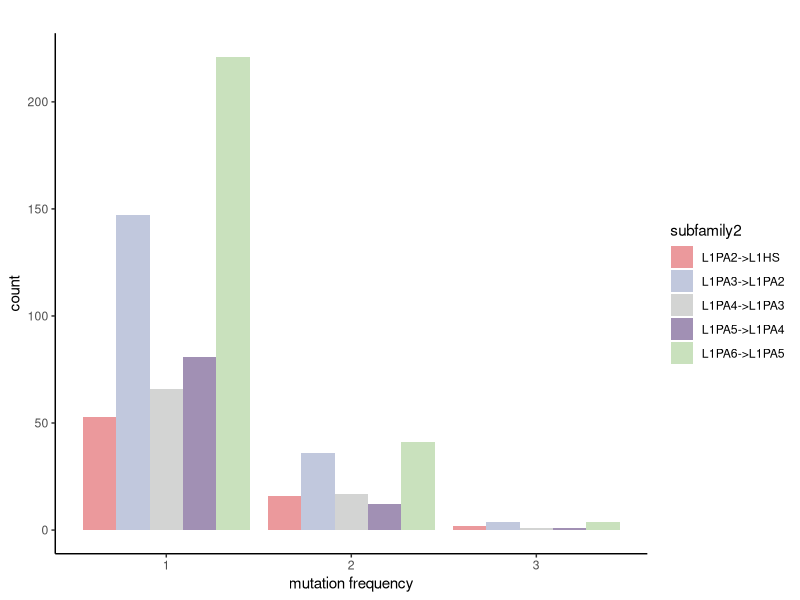
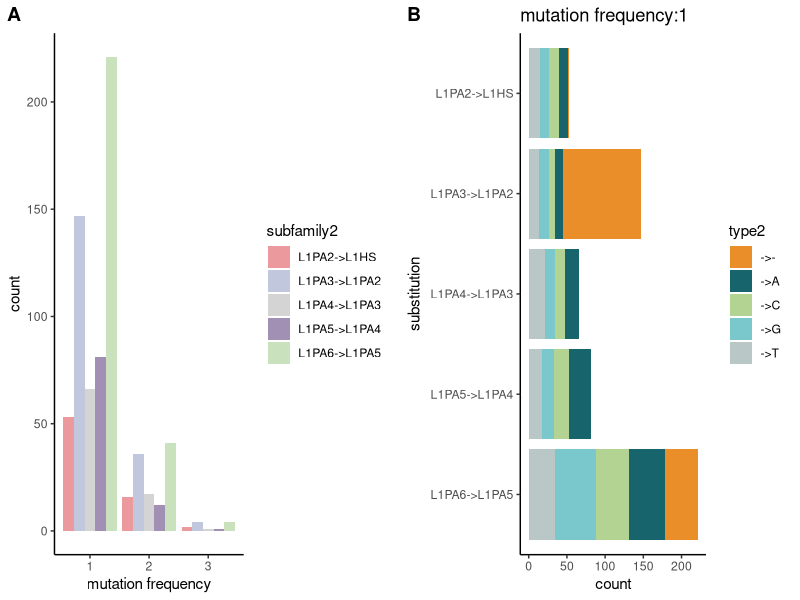
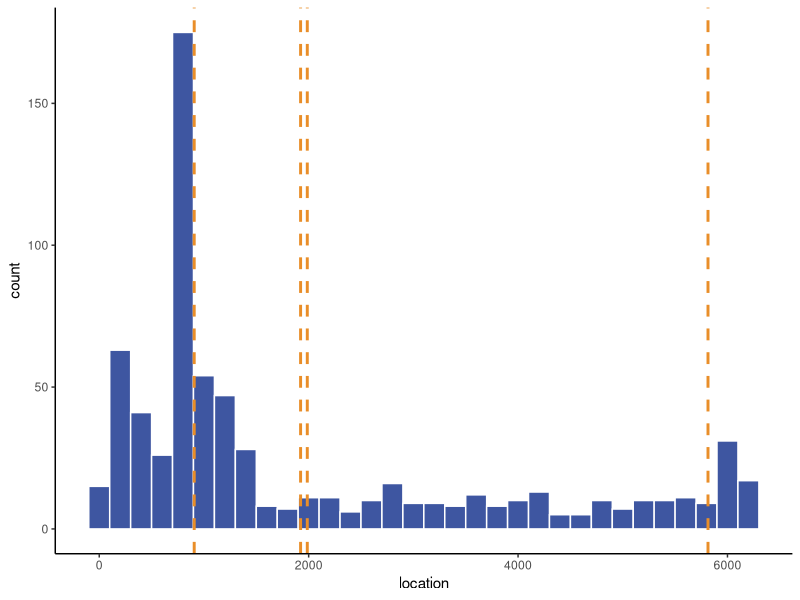
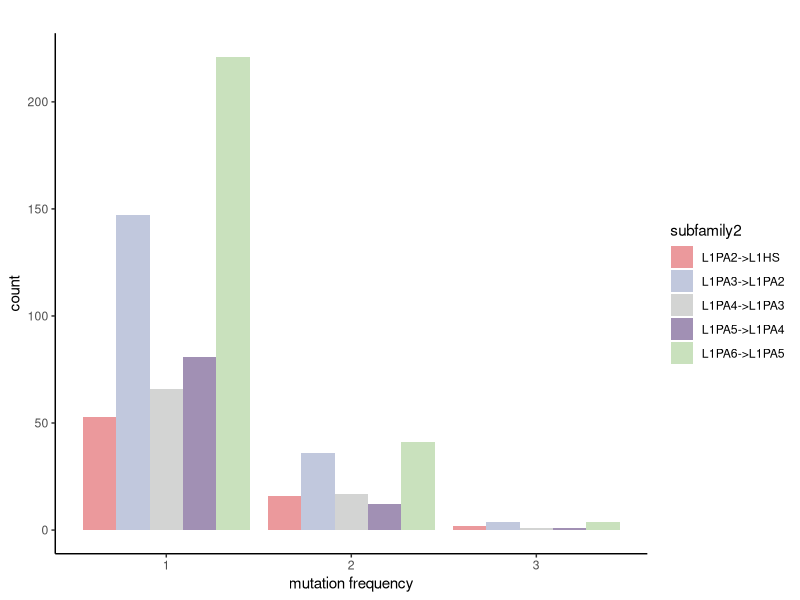
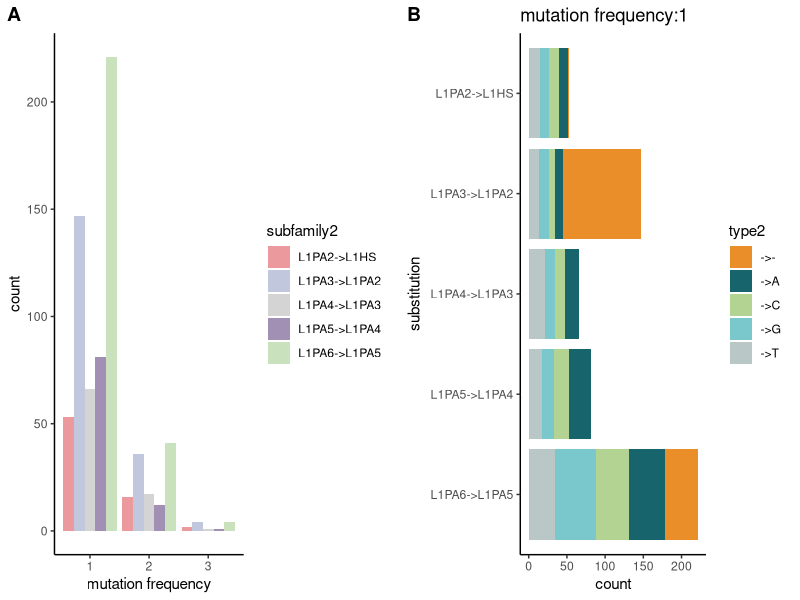

R code for these plots, in order: (Note: this script raises an error after producing the figures.)
setwd("F://11-04//new")
data<-read.csv("results.txt",header=F)
colnames(data)<-c("location","subfamily","type")
data[grep("^1->2",data$subfamily),"subfamily2"]<-"L1PA2->L1HS"
data[grep("^2->3",data$subfamily),"subfamily2"]<-"L1PA3->L1PA2"
data[grep("^3->4",data$subfamily),"subfamily2"]<-"L1PA4->L1PA3"
data[grep("^4->5",data$subfamily),"subfamily2"]<-"L1PA5->L1PA4"
data[grep("^5->6",data$subfamily),"subfamily2"]<-"L1PA6->L1PA5"
data$location<-as.numeric(data$location)
data[grep("^G->",data$type),"type2"]<-"->G"
data[grep("^A->",data$type),"type2"]<-"->A"
data[grep("^T->",data$type),"type2"]<-"->T"
data[grep("^C->",data$type),"type2"]<-"->C"
data[grep("^-->",data$type),"type2"]<-"->-"
library(ggplot2)
library(tidyr)
library(dplyr)
#首先统计位点location的分布
p1<-ggplot(data, aes(x=location)) +
  geom_histogram(binwidth=200,color="white", fill="#3E56A1",linewidth=0.5)+ #设置框线类型，颜色和fill的颜色
  geom_vline(aes(xintercept=907), color="#E98E29", linetype="dashed", linewidth=1)+ 
  geom_vline(aes(xintercept=1923), color="#E98E29", linetype="dashed", linewidth=1)+ 
  geom_vline(aes(xintercept=1987), color="#E98E29", linetype="dashed", linewidth=1)+ 
  geom_vline(aes(xintercept=5814), color="#E98E29", linetype="dashed", linewidth=1)+
  theme_classic() #以上数值是依照L1HS的，尚不算严谨
pdf("distribution_new.pdf", width=6, heigh=2)
p1
dev.off()

#其次对loctaion出现的次数进行分类，看这些频率中，替换次数最多的subfamily是哪些
detailDat <- data %>%
  group_by(location) %>%
  mutate(frequency = n()) %>%
  ungroup()
result <- detailDat %>%
  group_by(frequency, subfamily2) %>%
  summarise(count = n(), .groups = 'drop')
result$frequency<-as.factor(result$frequency)
result$count<-as.numeric(result$count)
p2<-ggplot(data = result,aes(x=frequency,y=count,fill=subfamily2))+
  geom_bar(stat = "identity",position = "dodge")+
  scale_fill_manual(values = c("L1PA2->L1HS"="#EB999C","L1PA3->L1PA2"="#C1C8DD",
                               "L1PA4->L1PA3"="#D3D4D3","L1PA5->L1PA4"="#A190B4",
                               "L1PA6->L1PA5"="#C9E1BD"),
                    limits=c("L1PA2->L1HS","L1PA3->L1PA2","L1PA4->L1PA3",
                             "L1PA5->L1PA4","L1PA6->L1PA5"))+
  labs(x="mutation frequency",y="count",
       title="")+
  theme_classic()
p2
pdf("frequency_new.pdf", width=3, heigh=2)
p2
dev.off()


# result2 <- data %>%
#   group_by(type, subfamily) %>%
#   summarise(count = n(), .groups = 'drop')
# ggplot(data = result2,aes(x=subfamily,y=count,fill=type))+
#   geom_bar(stat = "identity",position = "dodge")


detailDat2<-detailDat[detailDat$frequency=="1",]
result3 <- detailDat2 %>%
  group_by(type2, subfamily2) %>%
  summarise(count = n(), .groups = 'drop')
result3$subfamily2<-factor(result3$subfamily2,levels =rev(c("L1PA2->L1HS","L1PA3->L1PA2","L1PA4->L1PA3",
                                                        "L1PA5->L1PA4","L1PA6->L1PA5")))
p3<-ggplot(data = result3,aes(x=subfamily2,y=count,fill=type2))+
  geom_bar(stat = "identity",position = "stack")+
  scale_fill_manual(values = c("->-"="#E98E29","->A"="#17646D",
                               "->C"="#B3D393","->G"="#7AC7CC",
                               "->T"="#B9C7C6"),
                    limits=c("->-","->A","->C","->G","->T"))+
  labs(x="substitution",y="count",
       title="mutation frequency:1")+
  coord_flip()+ 
  theme_classic()


library(cowplot)
p4<-plot_grid(p2, p3, labels = c("A", "B"), align = "h")
p4
pdf("count2.pdf", width=8, heigh=2)
p4
dev.off()






detailDat<- data %>% separate(type, c("site","mutation"),sep = ":") #separate来源于tidyr函数
head(detailDat)
#如果location行重复，则给新列frequency赋值
detailDat <- detailDat %>%
  group_by(location) %>%
  mutate(frequency = n()) %>%
  ungroup()
result <- detailDat %>%
  group_by(frequency, site) %>%
  summarise(count = n(), .groups = 'drop')

#接下来根据frequency，对site的类型进行计数画图
library(ggplot2)
p1 <- ggplot(detailDat, aes(taxonomy, weight = mean, fill = group)) +
  geom_hline(yintercept = seq(10, 50, 10), color = 'gray') +
  geom_bar(color = "black", width = .7, position = 'dodge') +
  geom_errorbar(aes(ymin = mean - se, ymax = mean + se), width = 0.25, size = 0.3, position = position_dodge(0.7)) +
  labs( y = 'Relative abundance (%)') +
  scale_fill_brewer(palette = "Set3")+
  scale_y_continuous(expand = c(0,0)) +
  theme_classic()
p1